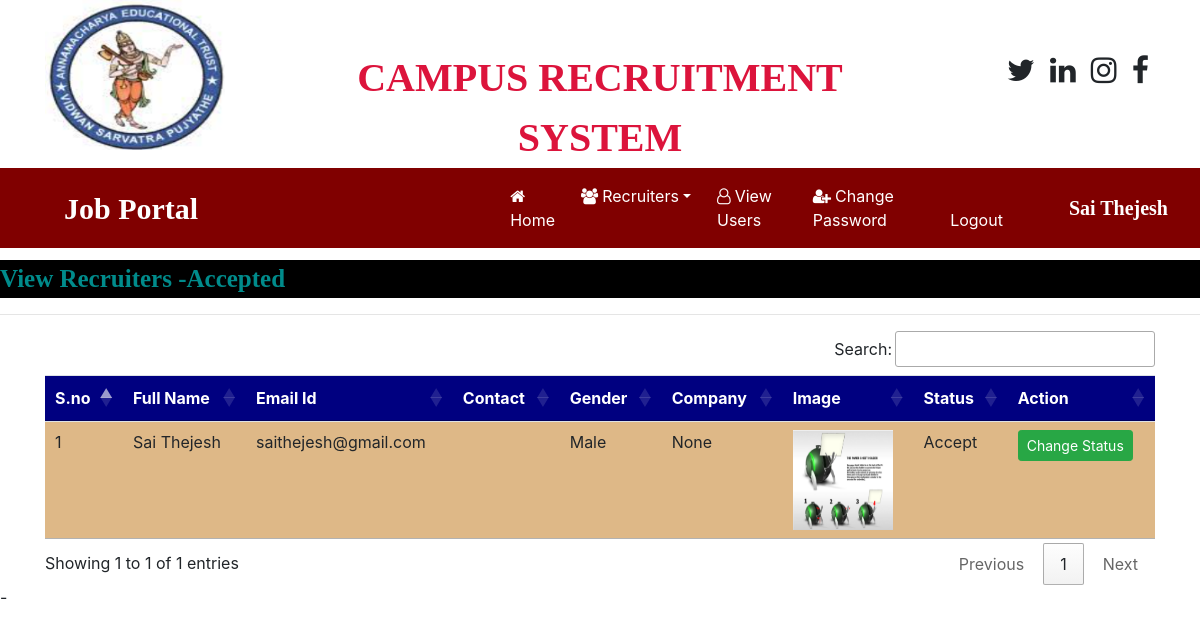
/recruiter_accepted/ (signed in), run on the app's committed database.
### OnlinejobportalApp/models.py (models this page shows, shortened)
class Recruiter(models.Model):
	user =models.ForeignKey(User,on_delete=models.CASCADE)
	mobile = models.CharField(max_length=10,null=True)
	image= models.FileField(null=True)
	gender=models.CharField(max_length=10,null=True)
	company = models.CharField(max_length=100,null=True)
	type = models.CharField(max_length=10,null=True)
	status = models.CharField(max_length=20,null=True)

### OnlinejobportalApp/views.py (the view)
# urls.py: path('recruiter_accepted/',views.recruiter_accepted,name='recruiter_accepted'),
def recruiter_accepted(request):
	if not request.user.is_authenticated:
		return redirect('admin_login')
	data = Recruiter.objects.filter(status='Accept')
	d={'data':data}
	return render(request,'html/recruiter_accepted.html',d)

### OnlinejobportalApp/templates/html/recruiter_accepted.html
{% load static %}
{% block body %}
{% include 'html/admin_navigation.html' %}
<marquee style="font-family: 'Algerian'; font-size: 25px; color: darkcyan; background-color: black;font-weight: bold;margin-top: 1%">
	View Recruiters -Accepted
</marquee>
<hr>
<div class="container">
<table class="table table-hover" id="example">
	<thead>
		<tr style = "background-color: #000080;color:white">
			<th>S.no</th>
			<th>Full Name</th>
			<th>Email Id</th>
			<th>Contact</th>
			<th>Gender</th>
			<th>Company</th>
			<th>Image</th>
			<th>Status</th>
			<th>Action</th>
		</tr>
	</thead>
	<tbody>
		{% for i in data %}
		<tr style = "background-color: #DEB887">
			<td>{{forloop.counter}}</td>
			<td>{{i.user.first_name}} {{i.user.last_name}}</td>
			<td>{{i.user.username}}</td>
			<td>{{i.moblie}}</td>
			<td>{{i.gender}}</td>
			<td>{{i.company}}</td>
			<td><img src="{{i.image.url}}" style="height: 100px; width: 100px;"></td>
			<td>{{i.status}}</td>
			<td><a href="{% url 'change_status' i.id %}" class="btn btn-success btn-sm " >Change Status</a></td>
		</tr>
		{% endfor %}
	</tbody>
</table>
</div>
{% endblock %}-

### OnlinejobportalApp/templates/html/admin_navigation.html (shortened to what this page needs)
<!DOCTYPE html>
<html>
<head>
	{% load static %}
  <link rel="stylesheet" href="https://maxcdn.bootstrapcdn.com/bootstrap/4.5.2/css/bootstrap.min.css">
  <link rel="stylesheet" href="https://cdnjs.cloudflare.com/ajax/libs/font-awesome/4.7.0/css/font-awesome.min.css">
<link rel="stylesheet" href="https://cdnjs.cloudflare.com/ajax/libs/font-awesome/4.7.0/css/font-awesome.min.css">
<link rel ="stylesheet" href="https://cdn.datatables.net/1.10.24/css/jquery.dataTables.min.css">
<link rel ="stylesheet" href= "https://cdn.datatables.net/buttons/1.7.0/css/buttons.dataTables.min.css">
</head>
<body>
<div class="container">
	<div class="row">
		<div class="col-sm-3">
			<img src="{% static 'images/logo.PNG' %}" style="width:180px; height:150px">
		</div>
		<div class="col-sm-6 mt-5 text-center">
			<span style="font-weight: bold ; font-size: 40px; font-family: Caliri">
				<span style="color : crimson ; ">CAMPUS RECRUITMENT SYSTEM</span>
			</span>
		</div>
		<div class="col-sm-3 mt-5" style="padding-left: 10%">
			<span style="font-weight: bold; font-size: 30px">
				<span><i class="fa fa-twitter pl-2"></i></span>
				<span><i class="fa fa-linkedin pl-2"></i></span>
				<span><i class="fa fa-instagram pl-2"></i></span>
				<span><i class="fa fa-facebook pl-2"></i></span>
			</span>
		</div>
	</div>
</div>
<nav class="navbar navbar-expand-sm" style="background-color: maroon">
	<a class="navbar-brand text-white pl-5 font-weight-bold" style="font-family: 'Algerian'; font-size: 30px ">Job Portal</a>
	<ul class="navbar-nav">
		<li class="nav-item">
			<a class="nav-link" href=" {%url 'admin_home'%}" style="margin-left: 288px"><i class="fa fa-home mr-1"></i>Home</a>
		</li>
		<li class="nav-item dropdown">
			<a class="nav-link dropdown-toggle" href="#" data-toggle="dropdown"><i class="fa fa-users mr-1"></i>Recruiters</a>
		</li>
		<li class="nav-item">
			<a class="nav-link" href="{% url 'view_users' %}"><i class="fa fa-user-o mr-1"></i>View Users</a>
		</li>
		<li class="nav-item">
			<a class="nav-link" href="{% url 'change_passwordadmin' %}"><i class="fa fa-user-plus mr-1"></i>Change Password</a>
		</li>
		<li class="nav-item">
			<a class="nav-link" href="{% url 'Logout' %}">Logout</a>
		</li>
	</ul>
	<a class="navbar-brand text-white pl-5 font-weight-bold" style="font-family: 'Algerian'; font-size: 20px ">{{request.user.first_name}} {{request.user.last_name}}</a>
</nav>
</body>
</html>

### OnlinejobportalApp/templates/html/admin_navigation.html (style rules this page uses)
.nav-link { color:white !important; margin-right: 10px; }

### data on the page
Recruiter: user.first_name "Sai", user.last_name "Thejesh", user.username "saithejesh@gmail.com", gender "Male", company "None", image (picture), status "Accept"

### other printed values
{{ request.user.first_name }} "Sai"
{{ request.user.last_name }} "Thejesh"
